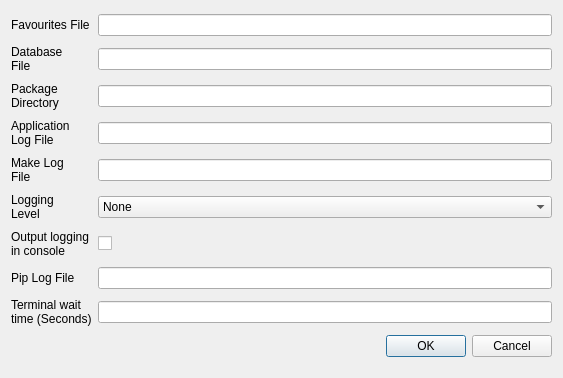
<?xml version="1.0" encoding="UTF-8"?>
<ui version="4.0">
 <class>configDialog</class>
 <widget class="QDialog" name="configDialog">
  <property name="geometry">
   <rect>
    <x>0</x>
    <y>0</y>
    <width>563</width>
    <height>378</height>
   </rect>
  </property>
  <property name="windowTitle">
   <string>Edit Configuration</string>
  </property>
  <layout class="QGridLayout" name="gridLayout">
   <item row="0" column="1">
    <widget class="QLabel" name="labelFavouritesFile">
     <property name="text">
      <string>Favourites File</string>
     </property>
    </widget>
   </item>
   <item row="0" column="2">
    <widget class="QLineEdit" name="textFavouritesFile">
     <property name="toolTip">
      <string>&lt;html&gt;&lt;head/&gt;&lt;body&gt;&lt;p&gt;The location and name of the favourites file.&lt;/p&gt;&lt;/body&gt;&lt;/html&gt;</string>
     </property>
     <property name="whatsThis">
      <string>&lt;html&gt;&lt;head/&gt;&lt;body&gt;&lt;p&gt;&lt;br/&gt;&lt;/p&gt;&lt;/body&gt;&lt;/html&gt;</string>
     </property>
    </widget>
   </item>
   <item row="2" column="1">
    <widget class="QLabel" name="labelDownloadPath">
     <property name="text">
      <string>Package 
Directory</string>
     </property>
    </widget>
   </item>
   <item row="1" column="2">
    <widget class="QLineEdit" name="textDatabaseFile">
     <property name="toolTip">
      <string>&lt;html&gt;&lt;head/&gt;&lt;body&gt;&lt;p&gt;The location and name of the database file.&lt;/p&gt;&lt;/body&gt;&lt;/html&gt;</string>
     </property>
    </widget>
   </item>
   <item row="2" column="2">
    <widget class="QLineEdit" name="textDownloadPath">
     <property name="toolTip">
      <string>&lt;html&gt;&lt;head/&gt;&lt;body&gt;&lt;p&gt;The location that the packages will be downloaded to.&lt;/p&gt;&lt;/body&gt;&lt;/html&gt;</string>
     </property>
    </widget>
   </item>
   <item row="1" column="1">
    <widget class="QLabel" name="labelDatabaseFile">
     <property name="text">
      <string>Database
File</string>
     </property>
    </widget>
   </item>
   <item row="5" column="2">
    <widget class="QComboBox" name="comboBoxLogging">
     <property name="toolTip">
      <string>&lt;html&gt;&lt;head/&gt;&lt;body&gt;&lt;p&gt;The logging level that the application will use.&lt;/p&gt;&lt;p&gt;The application will log information of importance equal to or greater than the selected level.&lt;/p&gt;&lt;/body&gt;&lt;/html&gt;</string>
     </property>
     <item>
      <property name="text">
       <string>None</string>
      </property>
     </item>
     <item>
      <property name="text">
       <string>Debug</string>
      </property>
     </item>
     <item>
      <property name="text">
       <string>Info</string>
      </property>
     </item>
     <item>
      <property name="text">
       <string>Warning</string>
      </property>
     </item>
     <item>
      <property name="text">
       <string>Error</string>
      </property>
     </item>
     <item>
      <property name="text">
       <string>Critical</string>
      </property>
     </item>
    </widget>
   </item>
   <item row="10" column="2">
    <widget class="QDialogButtonBox" name="buttonBox">
     <property name="orientation">
      <enum>Qt::Horizontal</enum>
     </property>
     <property name="standardButtons">
      <set>QDialogButtonBox::Cancel|QDialogButtonBox::Ok</set>
     </property>
    </widget>
   </item>
   <item row="5" column="1">
    <widget class="QLabel" name="labelLoggingLevel">
     <property name="text">
      <string>Logging
Level</string>
     </property>
    </widget>
   </item>
   <item row="3" column="2">
    <widget class="QLineEdit" name="textLogFile">
     <property name="toolTip">
      <string>&lt;html&gt;&lt;head/&gt;&lt;body&gt;&lt;p&gt;The name and location of the application log file.&lt;/p&gt;&lt;/body&gt;&lt;/html&gt;</string>
     </property>
    </widget>
   </item>
   <item row="7" column="1">
    <widget class="QLabel" name="labelLogToConsole">
     <property name="text">
      <string>Output logging
in console</string>
     </property>
    </widget>
   </item>
   <item row="7" column="2">
    <widget class="QCheckBox" name="checkBoxLogToConsole">
     <property name="toolTip">
      <string>&lt;html&gt;&lt;head/&gt;&lt;body&gt;&lt;p&gt;Output the logging information to the terminal.&lt;/p&gt;&lt;/body&gt;&lt;/html&gt;</string>
     </property>
     <property name="layoutDirection">
      <enum>Qt::LeftToRight</enum>
     </property>
     <property name="text">
      <string/>
     </property>
    </widget>
   </item>
   <item row="8" column="2">
    <widget class="QLineEdit" name="textPipLogFile">
     <property name="toolTip">
      <string>&lt;html&gt;&lt;head/&gt;&lt;body&gt;&lt;p&gt;The name and location of the log file generated by pip.&lt;/p&gt;&lt;/body&gt;&lt;/html&gt;</string>
     </property>
    </widget>
   </item>
   <item row="8" column="1">
    <widget class="QLabel" name="labelPipLogFile">
     <property name="text">
      <string>Pip Log File</string>
     </property>
    </widget>
   </item>
   <item row="9" column="1">
    <widget class="QLabel" name="labelTerminalWaitTime">
     <property name="text">
      <string>Terminal wait
time (Seconds)</string>
     </property>
    </widget>
   </item>
   <item row="9" column="2">
    <widget class="QLineEdit" name="textTerminalWaitTime">
     <property name="toolTip">
      <string>&lt;html&gt;&lt;head/&gt;&lt;body&gt;&lt;p&gt;The amount of time the terminal waits after installing a package, to give the user time to read any output.&lt;/p&gt;&lt;/body&gt;&lt;/html&gt;</string>
     </property>
    </widget>
   </item>
   <item row="4" column="1">
    <widget class="QLabel" name="labelMakeLogFile">
     <property name="text">
      <string>Make Log
File</string>
     </property>
    </widget>
   </item>
   <item row="4" column="2">
    <widget class="QLineEdit" name="textMakeLogFile">
     <property name="toolTip">
      <string>&lt;html&gt;&lt;head/&gt;&lt;body&gt;&lt;p&gt;The name and location of the log generated by the make install utility.&lt;/p&gt;&lt;/body&gt;&lt;/html&gt;</string>
     </property>
    </widget>
   </item>
   <item row="3" column="1">
    <widget class="QLabel" name="labelLogFile">
     <property name="text">
      <string>Application
Log File</string>
     </property>
    </widget>
   </item>
  </layout>
 </widget>
 <tabstops>
  <tabstop>textFavouritesFile</tabstop>
  <tabstop>textDatabaseFile</tabstop>
  <tabstop>textDownloadPath</tabstop>
  <tabstop>textLogFile</tabstop>
  <tabstop>textMakeLogFile</tabstop>
  <tabstop>comboBoxLogging</tabstop>
  <tabstop>checkBoxLogToConsole</tabstop>
  <tabstop>textPipLogFile</tabstop>
  <tabstop>textTerminalWaitTime</tabstop>
  <tabstop>buttonBox</tabstop>
 </tabstops>
 <resources/>
 <connections>
  <connection>
   <sender>buttonBox</sender>
   <signal>accepted()</signal>
   <receiver>configDialog</receiver>
   <slot>accept()</slot>
   <hints>
    <hint type="sourcelabel">
     <x>248</x>
     <y>254</y>
    </hint>
    <hint type="destinationlabel">
     <x>157</x>
     <y>274</y>
    </hint>
   </hints>
  </connection>
  <connection>
   <sender>buttonBox</sender>
   <signal>rejected()</signal>
   <receiver>configDialog</receiver>
   <slot>reject()</slot>
   <hints>
    <hint type="sourcelabel">
     <x>316</x>
     <y>260</y>
    </hint>
    <hint type="destinationlabel">
     <x>286</x>
     <y>274</y>
    </hint>
   </hints>
  </connection>
 </connections>
</ui>
